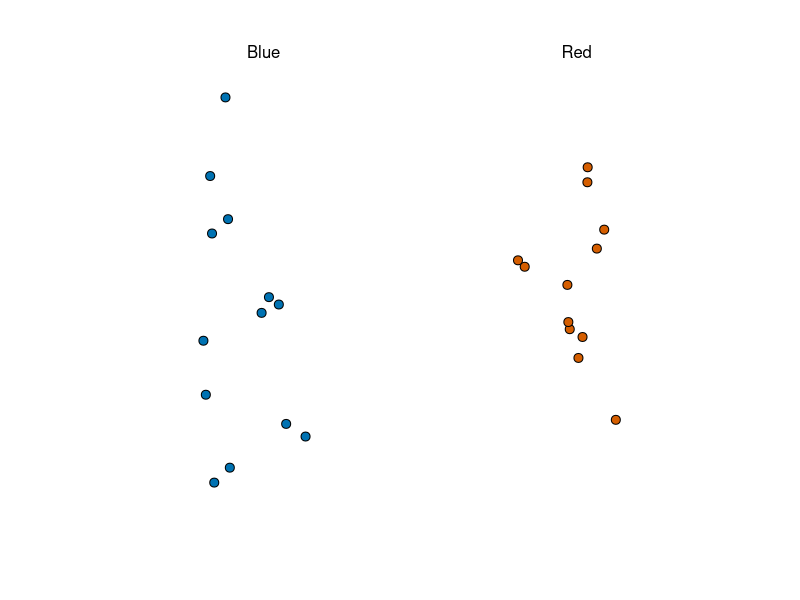
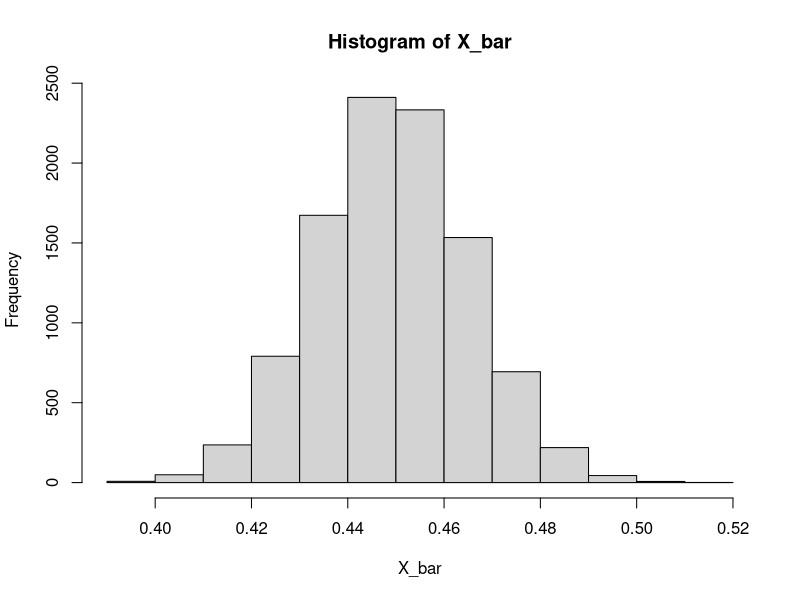

The R script that drew these images, in order:
library(tidyverse)
library(dslabs)
ds_theme_set()
take_poll(25) 
# dslabs equivalent to draw random sample of 25 beads from urn of blue and red beads
# Computing estimate of std error
X_bar <- 0.48
se_hat <- sqrt(X_bar*(1 - X_bar)/25)
se_hat # approx 0.100

# Probability of being within 1% of p or population mean
pnorm(0.01/se_hat) - pnorm(-0.01/se_hat) # 0.08 or 8%

# Probability of 2 SEs from p or populaton mean
pnorm(2) - pnorm(-2) # 95%

## Monte Carlo Simulation for testing CLT on urn model
# urn model - BUT cannot run due p unknown
# B <- 10000 # beads in urn
# N <- 1000 # sample size
# X_bar <- replicate(B, {
#   X <- sample(c(0,1), size = N, replace = TRUE, prob = c(1-p, p))
#   mean(X)
# })

# testing for 1 example at p = 0.45
# theory
X_bar <- 0.45
se_hat <- sqrt(X_bar*(1 - X_bar)/1000)
se_hat # approx 0.0157 or 1.6%

# monte carlo sim
B <- 10000 # beads in urn
N <- 1000 # sample size
X_bar <- replicate(B, {
  X <- sample(c(0,1), size = N, replace = TRUE, prob = c(1-0.45, 0.45))
  mean(X)
})
sd(X_bar) # 0.0156 or 1.6%

# plot histogram to check if distribution is normal
hist(X_bar) # appears to be normal distribution

# p <- 0.45
# N <- 1000
# X <- sample(c(0,1), size = N, replace = TRUE, prob = c(1-p,p))
# X_bar <- mean(X)
